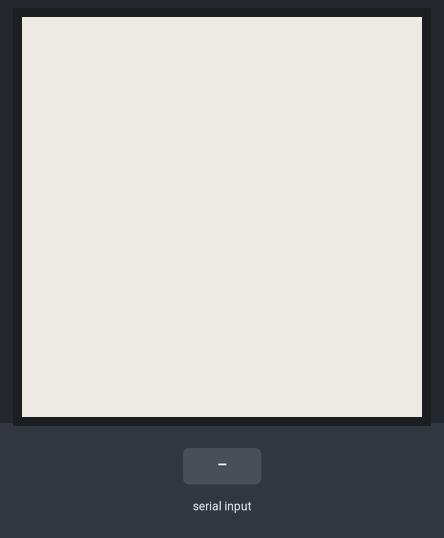
Simulated run of this sketch. Board: Arduino Mega 2560, built for the host (arithmetic inside an expression is 32-bit, double 64-bit). Shown: 200×200 one-colour display. The test bench sets the inputs (shaded band). What the sketch prints to the serial monitor is not drawn.

Above: at 1.7 s.
1.8 s: "1\n" received over the second serial link
At 2.8 s:
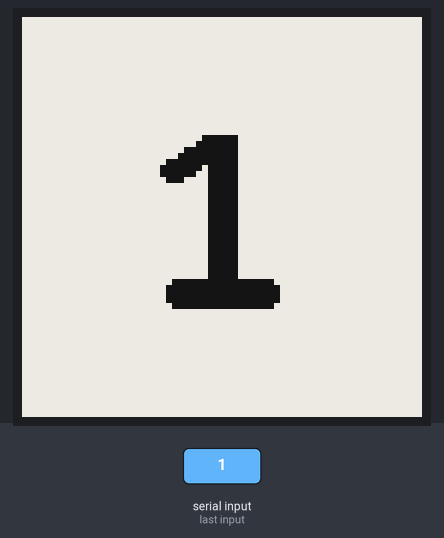
3.8 s: "0\n" received over the second serial link
At 5.5 s:
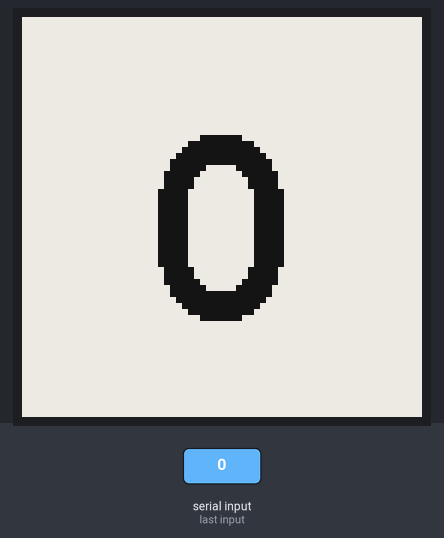
5.8 s: "2\n" received over the second serial link
At 7.0 s:
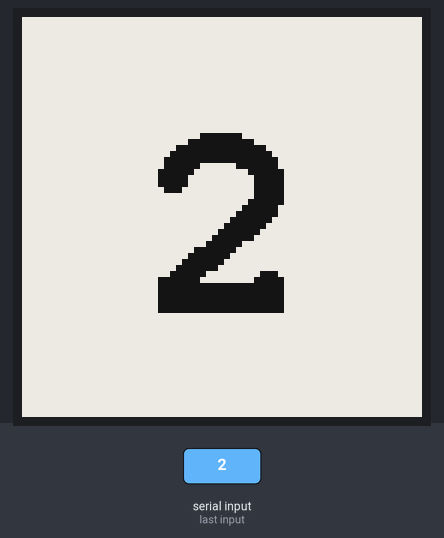
Timing chart, 0 to 8.8 s (numbered marks = the images above; inputs shaded):
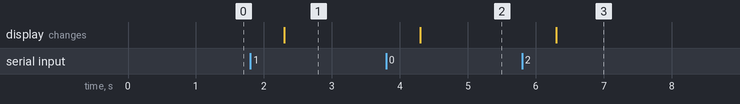

The sketch:

MEGA_e_ink.ino
```cpp
#include <GxEPD2_BW.h>
#include <Fonts/FreeMonoBold24pt7b.h>
#include <SPI.h>

#define CS   10
#define DC    9
#define RST   8
#define BUSY  7

GxEPD2_BW<GxEPD2_154_D67,200> display(GxEPD2_154_D67(CS,DC,RST,BUSY));

const int16_t M = 10; // margine
int16_t winX, winY;   // origine finestra
uint16_t winW, winH;  // dimensioni finestra

String lastDisplayed = "";

void setup() {
  SPI.begin();
  display.init();
  display.setRotation(0);
  display.setFont(&FreeMonoBold24pt7b);
  display.setTextSize(3);
  display.setTextColor(GxEPD_BLACK);

  Serial.begin(115200);
  Serial1.begin(115200);
  while(!Serial);
  Serial.println("Mega pronto!");

  // --- calcolo finestra statica su "24" ---
  int16_t x1,y1; uint16_t w,h;
  display.getTextBounds("24", 0, 0, &x1, &y1, &w, &h);
  winW = w + 2*M;
  winH = h + 2*M;
  winX = (display.width()  - winW) / 2;
  winY = (display.height() - winH) / 2;

  showText("Pronto");
}

void showText(const String& txt) {
  // ricalcolo soltanto per centrare il testo
  int16_t x1,y1; uint16_t w,h;
  display.getTextBounds(txt.c_str(), 0, 0, &x1, &y1, &w, &h);

  int16_t x = winX + (winW - w)/2 - x1;
  int16_t y = winY + (winH + h)/2;

  display.setPartialWindow(winX, winY, winW, winH);
  display.firstPage();
  do {
    display.fillScreen(GxEPD_WHITE);
    display.setCursor(x, y);
    display.print(txt);
  } while (display.nextPage());
}

void loop() {
  if (Serial1.available()) {
    String s = Serial1.readStringUntil('\n');
    s.trim();
    if (s.length() && s != lastDisplayed) {
      showText(s);
      lastDisplayed = s;
      Serial.println("Mostrato: " + s);
    }
  }
}
```

Measured:
- after the input at 1.8 s, the display: changes after 0.50 s (image 1)
- after the input at 3.8 s, the display: changes after 0.50 s (image 2)
- after the input at 5.8 s, the display: changes after 0.50 s (image 3)
